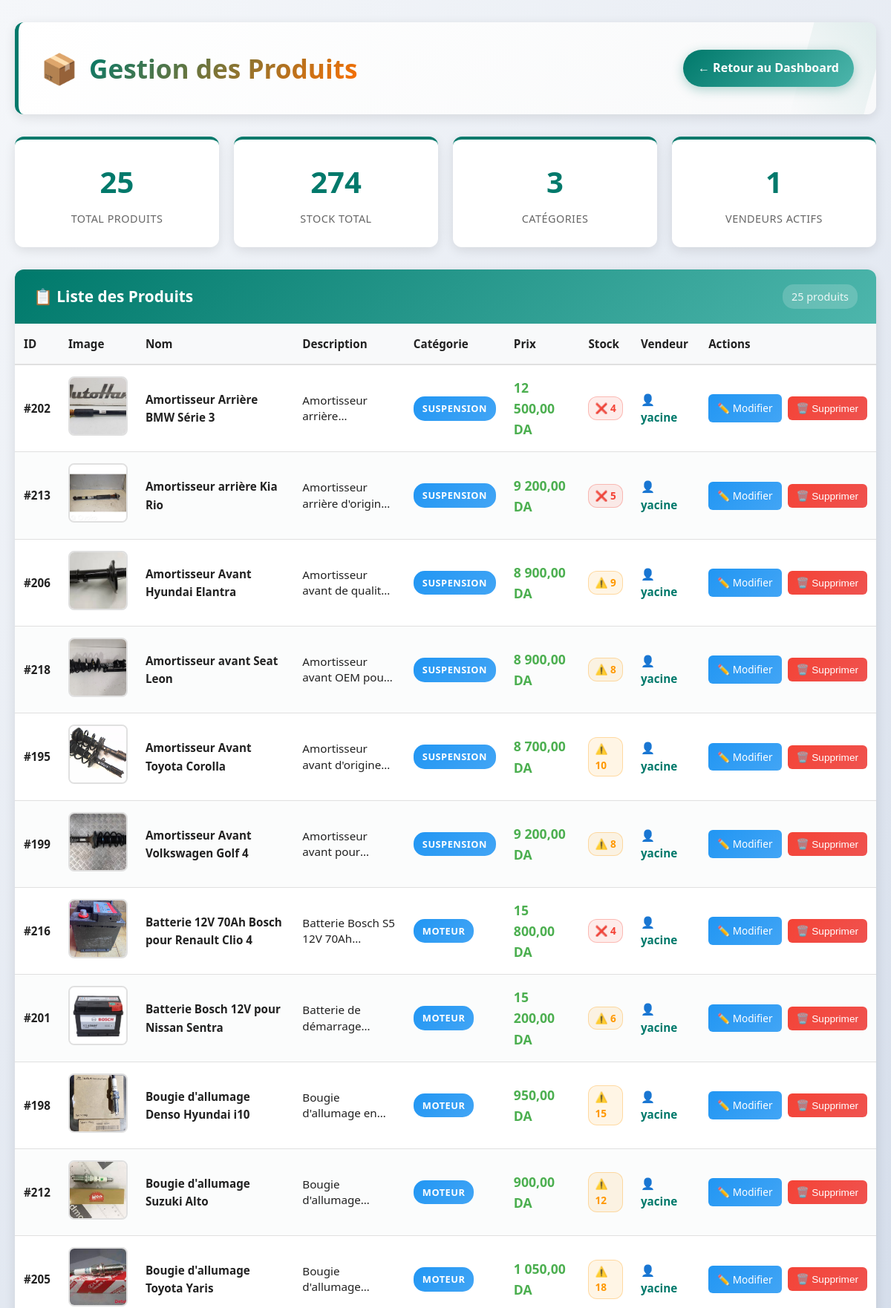
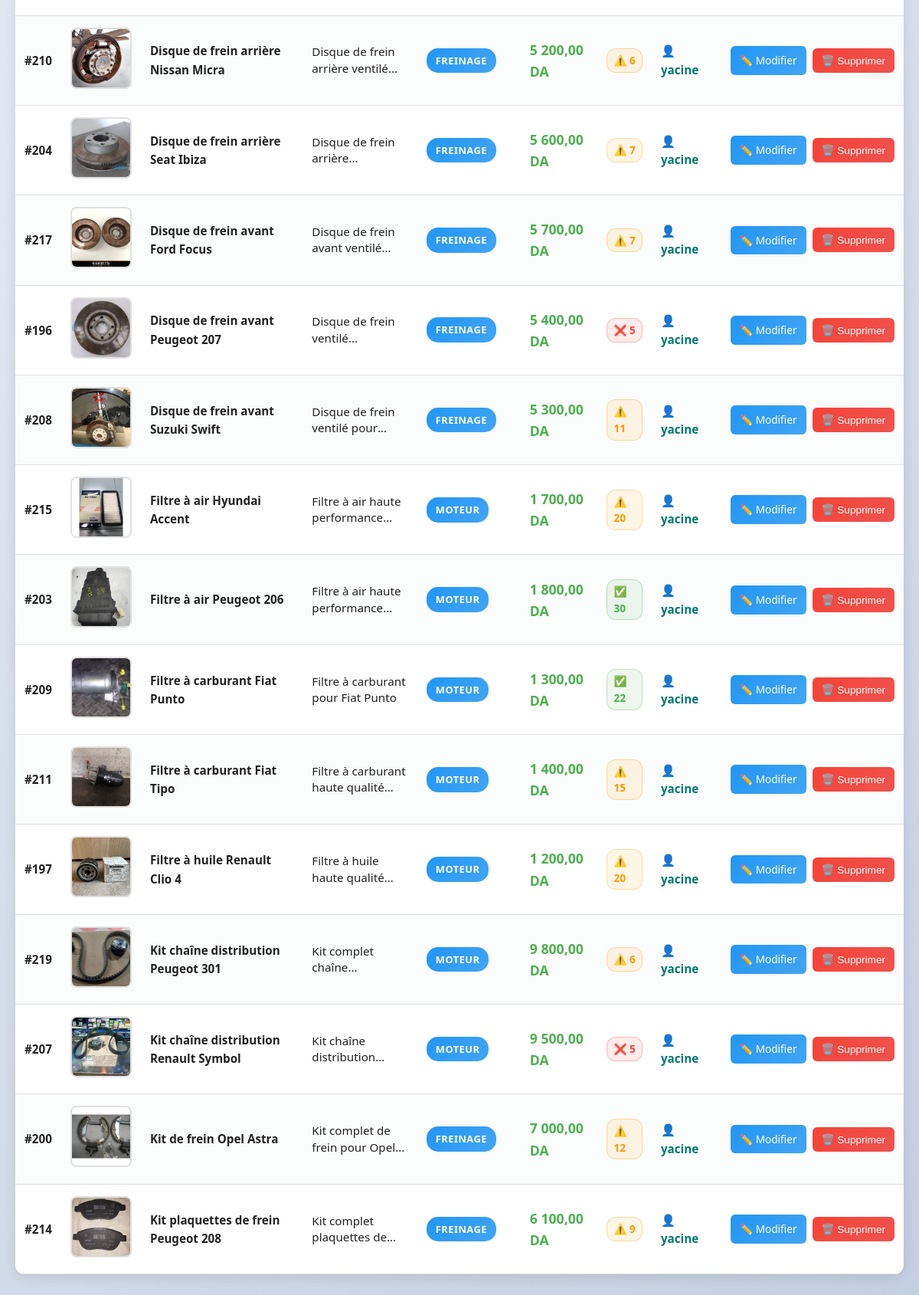
Page /php/gerer_products.php on the committed database (2 pictures, top to bottom).
### tables this page shows
CREATE TABLE `products` (
  `id_product` int(11) NOT NULL,
  `nom` varchar(100) NOT NULL,
  `description` text DEFAULT NULL,
  `categorie` int(11) NOT NULL,
  `prix` decimal(10,2) NOT NULL,
  `image` varchar(255) DEFAULT NULL,
  `stock` int(11) DEFAULT 0,
  `id_vendeur` int(11) NOT NULL,
  `id_sous_type` int(11) DEFAULT NULL,
  `id_vehicule` int(11) NOT NULL,
  `etat` tinyint(3) UNSIGNED NOT NULL
);

CREATE TABLE `categories` (
  `id_categorie` int(11) NOT NULL,
  `nom_categorie` varchar(100) NOT NULL
);

CREATE TABLE `vendeurs` (
  `id_vendeur` int(11) NOT NULL,
  `username` varchar(50) NOT NULL,
  `email` varchar(100) NOT NULL,
  `password` varchar(255) NOT NULL,
  `phone` varchar(20) DEFAULT NULL,
  `profile_image` varchar(255) DEFAULT NULL,
  `store_name` varchar(255) DEFAULT NULL,
  `store_address` varchar(255) DEFAULT NULL,
  `date_inscription` timestamp NOT NULL DEFAULT current_timestamp(),
  `id_wilaya` int(11) DEFAULT NULL,
  `status` varchar(20) DEFAULT 'refuse',
  `recus` varchar(255) DEFAULT NULL
);

### php/gerer_products.php (the view, shortened to what this page needs)
<?php
include '../php/db.php';
$sql = "SELECT p.id_product, p.nom, p.description, p.prix, p.image, p.stock,
        c.nom_categorie, v.username as vendeur_nom
        FROM products p
        LEFT JOIN categories c ON p.categorie = c.id_categorie
        LEFT JOIN vendeurs v ON p.id_vendeur = v.id_vendeur
        ORDER BY p.nom ASC";
$result = $conn->query($sql);
$total_products = $result->num_rows;
?>
<!DOCTYPE html>
<html lang="fr">
<head>
</head>
<body>
<div class="admin-container">
  <div class="page-header">
    <div class="header-content">
      <div class="header-title">
        <span class="icon">📦</span>
        <h1>Gestion des Produits</h1>
      </div>
      <a href="../html/admin_dashboard.php" class="back-button">
        ← Retour au Dashboard
      </a>
    </div>
  </div>
  <div class="stats-section">
    <div class="stat-card">
      <span class="stat-number"><?php echo $total_products; ?></span>
      <span class="stat-label">Total Produits</span>
    </div>
    <div class="stat-card">
      <span class="stat-number">
        <?php
        $result->data_seek(0);
        $stock_total = 0;
        while($row = $result->fetch_assoc()) {
          $stock_total += $row['stock'] ?? 0;
        }
        echo number_format($stock_total);
        ?>
      </span>
      <span class="stat-label">Stock Total</span>
    </div>
    <div class="stat-card">
      <span class="stat-number">
        <?php
        $categories_result = $conn->query("SELECT COUNT(DISTINCT categorie) as total FROM products WHERE categorie IS NOT NULL");
        echo $categories_result->fetch_assoc()['total'];
        ?>
      </span>
      <span class="stat-label">Catégories</span>
    </div>
    <div class="stat-card">
      <span class="stat-number">
        <?php
        $vendeurs_result = $conn->query("SELECT COUNT(DISTINCT id_vendeur) as total FROM products WHERE id_vendeur IS NOT NULL");
        echo $vendeurs_result->fetch_assoc()['total'];
        ?>
      </span>
      <span class="stat-label">Vendeurs Actifs</span>
    </div>
  </div>
  <div class="table-container">
    <div class="table-header">
      <h3>📋 Liste des Produits</h3>
      <span class="table-stats"><?php echo $total_products; ?> produits</span>
    </div>
    <div class="table-wrapper">
      <table class="data-table">
        <thead>
          <tr>
            <th>ID</th>
            <th>Image</th>
            <th>Nom</th>
            <th>Description</th>
            <th>Catégorie</th>
            <th>Prix</th>
            <th>Stock</th>
            <th>Vendeur</th>
            <th>Actions</th>
          </tr>
        </thead>
        <tbody>
          <?php
          $result->data_seek(0);
          while($product = $result->fetch_assoc()):
            $stock = $product['stock'] ?? 0;
            $stock_class = $stock > 20 ? 'stock-high' : ($stock > 5 ? 'stock-medium' : 'stock-low');
            $stock_icon = $stock > 20 ? '✅' : ($stock > 5 ? '⚠️' : '❌');
          ?>
          <tr>
            <td><strong>#<?php echo htmlspecialchars($product['id_product']); ?></strong></td>
            <td>
              <?php if (!empty($product['image'])): ?>
                <img src="../uploads/products/<?php echo htmlspecialchars($product['image']); ?>"
                     alt="Image produit" class="product-img"
                     title="<?php echo htmlspecialchars($product['nom']); ?>" />
              <?php else: ?>
                <div style="width: 80px; height: 80px; background: var(--light-gray); border-radius: 8px; display: flex; align-items: center; justify-content: center; color: var(--text-light);">
                  📷
                </div>
              <?php endif; ?>
            </td>
            <td>
              <strong><?php echo htmlspecialchars($product['nom']); ?></strong>
            </td>
            <td class="description-cell">
              <div class="description-text" title="<?php echo htmlspecialchars($product['description']); ?>">
                <?php echo htmlspecialchars($product['description']); ?>
              </div>
            </td>
            <td>
              <?php if (!empty($product['nom_categorie'])): ?>
                <span class="category-badge"><?php echo htmlspecialchars($product['nom_categorie']); ?></span>
              <?php else: ?>
                <span class="text-muted">Non définie</span>
              <?php endif; ?>
            </td>
            <td>
              <span class="price-tag"><?php echo number_format($product['prix'], 2, ',', ' '); ?> DA</span>
            </td>
            <td>
              <span class="stock-indicator <?php echo $stock_class; ?>">
                <?php echo $stock_icon; ?> <?php echo $stock; ?>
              </span>
            </td>
            <td>
              <?php if (!empty($product['vendeur_nom'])): ?>
                <a href="voir_vendeur.php?id=<?php echo $product['id_vendeur'] ?? ''; ?>" class="vendor-name">
                  👤 <?php echo htmlspecialchars($product['vendeur_nom']); ?>
                </a>
              <?php else: ?>
                <span class="text-muted">Non assigné</span>
              <?php endif; ?>
            </td>
            <td>
              <div class="row-actions">
                <a href="modifier_product.php?id_product=<?php echo $product['id_product']; ?>"
                   class="action-btn action-edit" title="Modifier">
                  ✏️ Modifier
                </a>
                <form method="post" action="supprimer_product.php"
                      onsubmit="return confirm('Voulez-vous vraiment supprimer ce produit ?');"
                      style="display:inline;">
                  <button type="submit" class="action-btn action-delete" title="Supprimer">
                    🗑️ Supprimer
                  </button>
                </form>
              </div>
            </td>
          </tr>
          <?php endwhile; ?>
        </tbody>
      </table>
    </div>
  </div>
</div>
</body>
</html>

### rows in the picture
products: id_product "202", image+nom (picture), nom "Amortisseur Arrière BMW Série 3", description "Amortisseur…", categorie.nom_categorie "SUSPENSION", prix "12 500,00", stock "❌", stock "4", id_vendeur.username "yacine"
products: id_product "213", image (picture), nom "Amortisseur arrière Kia Rio", description "Amortisseur arrière…", categorie.nom_categorie "SUSPENSION", prix "9 200,00", stock "❌", stock "5", id_vendeur.username "yacine"
products: id_product "206", image (picture), nom "Amortisseur Avant Hyundai Elantra", description "Amortisseur avant de…", categorie.nom_categorie "SUSPENSION", prix "8 900,00", stock "⚠️", stock "9", id_vendeur.username "yacine"
products: id_product "218", image (picture), nom "Amortisseur avant Seat Leon", description "Amortisseur avant OEM…", categorie.nom_categorie "SUSPENSION", prix "8 900,00", stock "⚠️", stock "8", id_vendeur.username "yacine"
products: id_product "195", shows a picture, nom "Amortisseur Avant Toyota Corolla", description "Amortisseur avant…", categorie.nom_categorie "SUSPENSION", prix "8 700,00", stock "⚠️", stock "10", id_vendeur.username "yacine"
products: id_product "199", image (picture), nom "Amortisseur Avant Volkswagen Golf 4", description "Amortisseur avant…", categorie.nom_categorie "SUSPENSION", prix "9 200,00", stock "⚠️", stock "8", id_vendeur.username "yacine"
products: id_product "216", image (picture), nom "Batterie 12V 70Ah Bosch pour Renault Clio 4", description "Batterie Bosch S5 12V…", categorie.nom_categorie "MOTEUR", prix "15 800,00", stock "❌", stock "4", id_vendeur.username "yacine"
products: id_product "201", image (picture), nom "Batterie Bosch 12V pour Nissan Sentra", description "Batterie de…", categorie.nom_categorie "MOTEUR", prix "15 200,00", stock "⚠️", stock "6", id_vendeur.username "yacine"
products: id_product "198", image (picture), nom "Bougie d'allumage Denso Hyundai i10", description "Bougie d'allumage…", categorie.nom_categorie "MOTEUR", prix "950,00", stock "⚠️", stock "15", id_vendeur.username "yacine"
products: id_product "212", image (picture), nom "Bougie d'allumage Suzuki Alto", description "Bougie…", categorie.nom_categorie "MOTEUR", prix "900,00", stock "⚠️", stock "12", id_vendeur.username "yacine"
products: id_product "205", image (picture), nom "Bougie d'allumage Toyota Yaris", description "Bougie…", categorie.nom_categorie "MOTEUR", prix "1 050,00", stock "⚠️", stock "18", id_vendeur.username "yacine"
products: id_product "210", image (picture), nom "Disque de frein arrière Nissan Micra", description "Disque de frein arrière…", categorie.nom_categorie "FREINAGE", prix "5 200,00", stock "⚠️", stock "6", id_vendeur.username "yacine"
products: id_product "204", image+nom (picture), nom "Disque de frein arrière Seat Ibiza", description "Disque de frein…", categorie.nom_categorie "FREINAGE", prix "5 600,00", stock "⚠️", stock "7", id_vendeur.username "yacine"
products: id_product "217", image (picture), nom "Disque de frein avant Ford Focus", description "Disque de frein avant…", categorie.nom_categorie "FREINAGE", prix "5 700,00", stock "⚠️", stock "7", id_vendeur.username "yacine"
products: id_product "196", image (picture), nom "Disque de frein avant Peugeot 207", description "Disque de frein…", categorie.nom_categorie "FREINAGE", prix "5 400,00", stock "❌", stock "5", id_vendeur.username "yacine"
products: id_product "208", image (picture), nom "Disque de frein avant Suzuki Swift", description "Disque de frein ventilé…", categorie.nom_categorie "FREINAGE", prix "5 300,00", stock "⚠️", stock "11", id_vendeur.username "yacine"
products: id_product "215", image (picture), nom "Filtre à air Hyundai Accent", description "Filtre à air haute…", categorie.nom_categorie "MOTEUR", prix "1 700,00", stock "⚠️", stock "20", id_vendeur.username "yacine"
products: id_product "203", image (picture), nom "Filtre à air Peugeot 206", description "Filtre à air haute…", categorie.nom_categorie "MOTEUR", prix "1 800,00", stock "✅", stock "30", id_vendeur.username "yacine"
products: id_product "209", image (picture), nom "Filtre à carburant Fiat Punto", description "Filtre à carburant pour Fiat Punto", categorie.nom_categorie "MOTEUR", prix "1 300,00", stock "✅", stock "22", id_vendeur.username "yacine"
products: id_product "211", image (picture), nom "Filtre à carburant Fiat Tipo", description "Filtre à carburant haute…", categorie.nom_categorie "MOTEUR", prix "1 400,00", stock "⚠️", stock "15", id_vendeur.username "yacine"
products: id_product "197", image (picture), nom "Filtre à huile Renault Clio 4", description "Filtre à huile haute…", categorie.nom_categorie "MOTEUR", prix "1 200,00", stock "⚠️", stock "20", id_vendeur.username "yacine"
products: id_product "219", image (picture), nom "Kit chaîne distribution Peugeot 301", description "Kit complet…", categorie.nom_categorie "MOTEUR", prix "9 800,00", stock "⚠️", stock "6", id_vendeur.username "yacine"
products: id_product "207", image (picture), nom "Kit chaîne distribution Renault Symbol", description "Kit chaîne…", categorie.nom_categorie "MOTEUR", prix "9 500,00", stock "❌", stock "5", id_vendeur.username "yacine"
products: id_product "200", image (picture), nom "Kit de frein Opel Astra", description "Kit complet de frein pour…", categorie.nom_categorie "FREINAGE", prix "7 000,00", stock "⚠️", stock "12", id_vendeur.username "yacine"
products: id_product "214", image (picture), nom "Kit plaquettes de frein Peugeot 208", description "Kit complet plaquettes…", categorie.nom_categorie "FREINAGE", prix "6 100,00", stock "⚠️", stock "9", id_vendeur.username "yacine"

### other values in the picture
$total_products "25"
$stock_total "274"
$categories_result->fetch_assoc()['total'] "3"
$vendeurs_result->fetch_assoc()['total'] "1"
